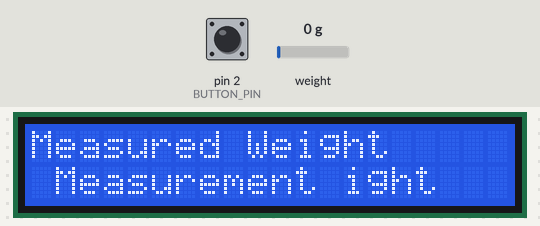
A sketch run on a simulated Arduino Uno, built with avr-gcc and run on an emulated ATmega328P. Shown: 20×2 character LCD. The inputs (shaded band) are chosen by the test bench; at power-on: pin 2 (BUTTON_PIN) HIGH, weight on the scale 0 g. What the sketch prints to the serial monitor is not drawn.

Above: at 3.7 s.
3.8 s: pin 2 (BUTTON_PIN) pulled LOW for 0.15 s
At 5.1 s:
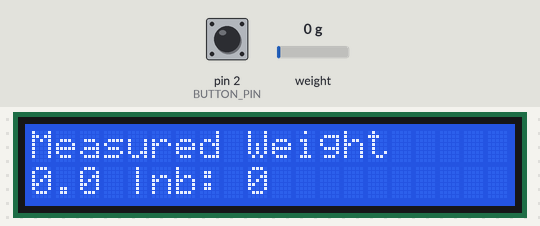
Timing chart, 0 to 6.8 s (numbered marks = the images above; inputs shaded):
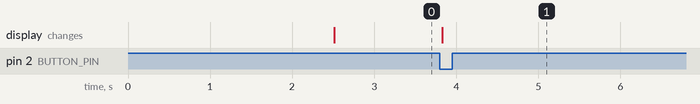

Measured:
- after the input at 3.8 s, the display: changes at once (image 1)

The sketch:

sketch_jan18a.ino
```cpp
 #include "HX711.h"
#include <LiquidCrystal_I2C.h>
#include <HX711_ADC.h> // need to install

LiquidCrystal_I2C lcd(0x27,20,2);

HX711_ADC LoadCell(8, 9); // parameters: dt pin 6, sck pin 7;

// HX711 circuit wiring
//const int LOADCELL_DOUT_PIN = 8;
//const int LOADCELL_SCK_PIN = 9;
//HX711 scale;
uint8_t nb;
#define BUTTON_PIN 2
volatile int averageValue;
volatile int state=0;

void test(){

  //if(state==0){
  //scale.set_scale(36.059);
  //scale.tare(2);
   LoadCell.begin(); // start connection to HX711

  LoadCell.setCalFactor(1000.0); // calibration factor for load

 // state=1;}

  lcd.clear();
 // Calculate and store the value
   LoadCell.update();
   float i = LoadCell.getData(); // get output value
   averageValue = round(i / 8);
   if(averageValue <0){
    lcd.setCursor(0,0);//first line
     Serial.println(" measured weight");
     Serial.println("");
  lcd.print("Measured Weight");
  lcd.setCursor(0,1);//second line
  lcd.print(0);
  lcd.print("\t| nb:\t");
  lcd.print(0);
   }else{
  // Display the results
      Serial.println("  weight");
      Serial.println(i / 1000, 1);
  lcd.setCursor(0,0);//first line
  lcd.print("Measured Weight");
  lcd.setCursor(0,1);//second line
  lcd.print(i / 1000, 1);
  lcd.print( " |nb: ");
  lcd.print(averageValue);
   }


}
void setup() {
  LoadCell.begin(); // start connection to HX711
  LoadCell.start(2000); // load cells gets 2000ms of time to stabilize
  LoadCell.setCalFactor(1000.0); // calibration factor for load
  Serial.begin(9600);
   lcd.init();                      // initialize the lcd
    lcd.backlight();
    attachInterrupt(digitalPinToInterrupt(BUTTON_PIN), test, HIGH);

   pinMode(BUTTON_PIN,INPUT_PULLUP);
//scale.begin(LOADCELL_DOUT_PIN, LOADCELL_SCK_PIN);

   Serial.println("weight");
   Serial.println("Measurement");
lcd.print(" Weight ");
lcd.setCursor(0,1);
lcd.print(" Measurement ");;

  // put your setup code here, to run once:


}

void loop() {

}
```
